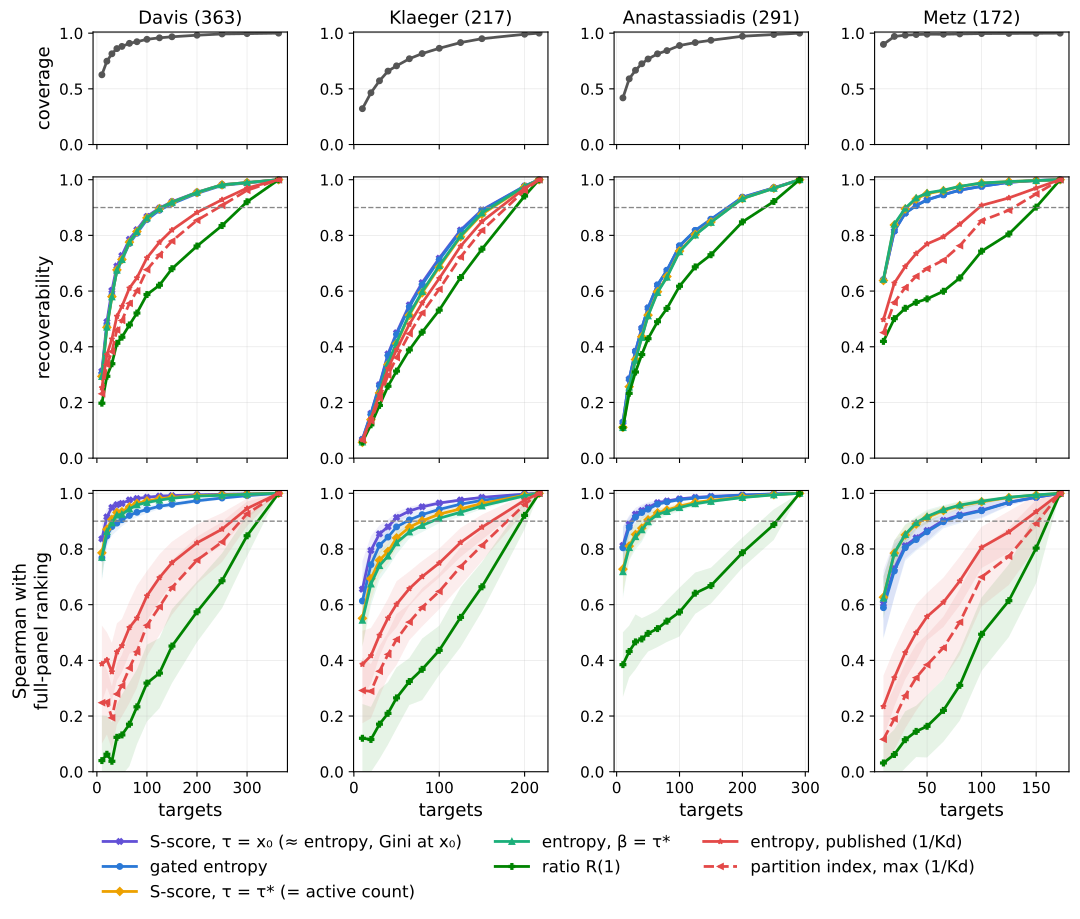

The script that drew this image:
"""
Recoverability from small panels: how much of each measure's full-panel ranking a
random subpanel preserves, for how many compounds (Figure 3).

All measures are compared on the same curated panels (curate_panels.py), the same
random subpanels (curated targets sampled uniformly without replacement, 50 per
size) and the same reporting gate: a compound is scored on a panel only if it has
a target above tau* there. Measures:
  S-score      hit fraction above tau*
  count        number of targets above tau* (negated); ranks every panel exactly as
               the S-score does, so its recovery is identical, although it passes
               weak-addition monotonicity and the S-score does not
  S-score x0   hit fraction above the floor x0 (any detected binding); passes
               weak-addition monotonicity, since every allowed addition is a hit
  entropy x0   baseline-subtracted entropy, beta = x0
  entropy tau* baseline-subtracted entropy, beta = tau*
  Gini         baseline-subtracted Gini, beta = x0
  ratio        R(1), clipping level x0
  candidate    gated entropy with exponential weights (Methods), T = tau* - x0
  candidate 2T, candidate 4T
               the same with T = 2 (tau* - x0) and 4 (tau* - x0) (printed, not plotted)
  entropy Ka   published association-constant entropy, p_i ~ 1/Kd_i, with the
               floor-coded entries given zero weight (affinity datasets only)
  partition Ka maximum partition index (Cheng et al. 2010), max_i Ka_i / sum_i Ka_i,
               floor-coded entries given zero weight (affinity datasets only); it
               satisfies weak-addition monotonicity, since an addition at or below
               tau* leaves the maximum unchanged and raises the denominator

For each panel size m:
  coverage       share of the compounds scored on the full panel that are also
                 scored on the subpanel (the same for every measure, by the gate);
  Spearman       between full-panel and subpanel scores, over compounds scored on both;
  pair recovery  share of full-panel pairs separated by at least a quarter of the
                 scored compounds' ranks that are scored on the subpanel and keep
                 their order (ties count one half): coverage and ordering together.

Influence diagnostic: for each compound, the largest change in its score when one
target is left out of the full panel, divided by the spread (SD) of that measure's
scores across compounds; and, for the entropy-like measures, the effective number
of weighted targets (sum w)^2 / sum w^2. Each is correlated with the compound's
recovery error at m = 50 (mean absolute rank change, as a share of the compounds,
over the subpanels on which it is scored).
"""
import script_logging; script_logging.capture(__file__)
import os
os.environ['KMP_DUPLICATE_LIB_OK'] = 'TRUE'
import numpy as np
import pandas as pd
from scipy.stats import spearmanr, rankdata
import matplotlib.pyplot as plt

HERE = os.path.dirname(os.path.abspath(__file__))
R_PANELS = 50
M_DIAG = 50


def neg_entropy(w):
    tot = w.sum(-1, keepdims=True)
    p = w / np.where(tot <= 0, 1.0, tot)
    return np.where(p > 0, p * np.log2(np.where(p > 0, p, 1.0)), 0.0).sum(-1)


def gini(M, b):
    s = np.sort(np.maximum(M - b, 0.0), -1)
    n = s.shape[-1]
    t = s.sum(-1)
    g = (2 * (np.arange(1, n + 1) * s).sum(-1)) / (n * np.where(t == 0, 1, t)) - (n + 1) / n
    return np.where(t == 0, 0.0, g)


def measures(x0, tau, affinity=True):
    T = tau - x0
    m = {
        "S-score":      lambda M: -(M > tau).mean(-1),
        "count":        lambda M: -(M > tau).sum(-1).astype(float),
        "S-score x0":   lambda M: -(M > x0).mean(-1),
        "entropy x0":   lambda M: neg_entropy(np.maximum(M - x0, 0.0)),
        "entropy tau*": lambda M: neg_entropy(np.maximum(M - tau, 0.0)),
        "Gini":         lambda M: gini(M, x0),
        "ratio":        lambda M: (lambda s: s[..., 0] - np.maximum(s[..., 1], x0))(-np.sort(-M, -1)),
        "candidate":    lambda M: neg_entropy(np.where(M > x0, np.exp((M - x0) / T), 0.0)),
        "candidate 2T": lambda M: neg_entropy(np.where(M > x0, np.exp((M - x0) / (2 * T)), 0.0)),
        "candidate 4T": lambda M: neg_entropy(np.where(M > x0, np.exp((M - x0) / (4 * T)), 0.0)),
    }
    if affinity:
        m["entropy Ka"] = lambda M: neg_entropy(np.where(M > x0, 10.0 ** (M - 9.0), 0.0))
        m["partition Ka"] = lambda M: (lambda K: K.max(-1) / np.where(K.sum(-1) > 0, K.sum(-1), 1.0))(
            np.where(M > x0, 10.0 ** (M - 9.0), 0.0))
        # sensitivity (printed, not plotted): floor-coded entries kept at the floor value
        m["entropy Ka, floor kept"] = lambda M: neg_entropy(10.0 ** (M - 9.0))
    return m


def weights(M, x0, tau, name):
    T = tau - x0
    if name == "entropy x0":
        return np.maximum(M - x0, 0.0)
    if name == "entropy tau*":
        return np.maximum(M - tau, 0.0)
    if name == "entropy Ka":
        return np.where(M > x0, 10.0 ** (M - 9.0), 0.0)
    return np.where(M > x0, np.exp((M - x0) / T), 0.0)


def pair_recovery(full, sub, ok_sub, elig):
    """Share of well-separated full-panel pairs that are scored and correctly ordered."""
    idx = np.where(elig)[0]
    r = rankdata(-full[idx])
    sep = np.abs(r[:, None] - r[None, :]) >= len(idx) / 4
    iu = np.triu(sep, 1)
    a, b = np.where(iu)
    ia, ib = idx[a], idx[b]
    both = ok_sub[ia] & ok_sub[ib]
    sf, ss = np.sign(full[ia] - full[ib]), np.sign(sub[ia] - sub[ib])
    credit = np.where(ss == sf, 1.0, np.where(ss == 0, 0.5, 0.0)) * both
    return credit.mean()


aff = pd.read_csv(f"{HERE}/davis_affinity.csv")
DATA = {
    "Davis":         (aff.pivot(index="Drug_Index", columns="Protein_Index", values="Affinity").fillna(5.0).values, 5.0, 6.0),
    "Klaeger":       (pd.read_csv(f"{HERE}/klaeger_matrix.csv", index_col=0).values, 5.0, 6.0),
    "Anastassiadis": (pd.read_csv(f"{HERE}/anastassiadis_matrix.csv", index_col=0).values, 20.0, 50.0),
    "Metz":          (pd.read_csv(f"{HERE}/metz_matrix.csv", index_col=0).values, 4.0, 6.0),
}
SIZES = [10, 20, 30, 40, 50, 65, 80, 100, 125, 150, 200, 250, 300]

curves = {}
for ds, (M, x0, tau) in DATA.items():
    n, N = M.shape
    meas = measures(x0, tau, affinity=(ds != "Anastassiadis"))
    elig = (M > tau).any(1)
    full = {k: f(M) for k, f in meas.items()}
    sizes = [m for m in SIZES if m < N] + [N]
    rng = np.random.RandomState(42)
    res = {k: {"rho": {}, "pair": {}} for k in meas}
    cover = {}
    err = {k: np.zeros(n) for k in meas}
    err_n = np.zeros(n)
    for m in sizes:
        cov, rho, pair = [], {k: [] for k in meas}, {k: [] for k in meas}
        for _ in range(R_PANELS if m < N else 1):
            Ms = M[:, rng.choice(N, m, replace=False)]
            ok = (Ms > tau).any(1)
            both = ok & elig
            cov.append(both.sum() / elig.sum())
            for k, f in meas.items():
                s = f(Ms)
                rho[k].append(spearmanr(full[k][both], s[both])[0] if both.sum() > 2 else np.nan)
                pair[k].append(pair_recovery(full[k], s, ok, elig))
                if m == M_DIAG:
                    rf = rankdata(-full[k][both]) / both.sum()
                    rs = rankdata(-s[both]) / both.sum()
                    err[k][both] += np.abs(rf - rs)
            if m == M_DIAG:
                err_n += both
        cover[m] = np.mean(cov)
        for k in meas:
            res[k]["rho"][m] = (np.nanmean(rho[k]), np.nanstd(rho[k]), np.mean(np.array(rho[k]) > 0.90))
            res[k]["pair"][m] = (np.mean(pair[k]), np.std(pair[k]))
    curves[ds] = (sizes, cover, res)

    print(f"\n=== {ds}: {n} compounds x {N} curated targets; {elig.sum()} scored on the full panel; {R_PANELS} random subpanels per size ===")
    print("coverage (share of full-panel-scored compounds still scored): "
          + ", ".join(f"{m}: {100 * cover[m]:.0f}%" for m in sizes))
    print(f"{'measure':13s} " + "".join(f"{m:>7d}" for m in sizes) + "   (mean Spearman over compounds scored on both)")
    for k in meas:
        print(f"{k:13s} " + "".join(f"{res[k]['rho'][m][0]:7.3f}" for m in sizes))
    print(f"{'measure':13s} " + "".join(f"{m:>7d}" for m in sizes) + "   (pair recovery)")
    for k in meas:
        print(f"{k:13s} " + "".join(f"{res[k]['pair'][m][0]:7.3f}" for m in sizes))
    for k in meas:
        ps = next((m for m in sizes if res[k]["rho"][m][0] > 0.90), None)
        pp = next((m for m in sizes if res[k]["pair"][m][0] > 0.90), None)
        prev = sizes[sizes.index(ps) - 1] if ps and sizes.index(ps) > 0 else None
        mu, sd, share = res[k]["rho"][ps]
        print(f"  {k:13s} p* (Spearman > 0.90): {ps} (largest smaller size tested: {prev}; at p*: mean {mu:.3f}, "
              f"SD {sd:.3f}, {100 * share:.0f}% of subpanels above 0.90);  smallest size with pair recovery > 0.90: {pp}")
    diff = max(abs(res['S-score']['rho'][m][0] - res['count']['rho'][m][0]) for m in sizes)
    print(f"  S-score vs count: largest difference between their Spearman curves = {diff:.2e}")
    print("  full-panel Spearman with the S-score at x0, over scored compounds: "
          + ", ".join(f"{k} {spearmanr(full[k][elig], full['S-score x0'][elig])[0]:.4f}"
                      for k in meas if k != "S-score x0"))

    # p* at other bars (the 0.90 bar is a chosen descriptive benchmark)
    for bar in (0.80, 0.85, 0.95):
        print(f"  p* at bar {bar:.2f}: " + ", ".join(
            f"{k} {next((m for m in sizes if res[k]['rho'][m][0] > bar), None)}" for k in meas))
    # who drops out under D1: probability that a compound with a active targets keeps one
    # on a uniform random 50-target subpanel (hypergeometric)
    from math import comb
    print("  probability of staying scored at 50 targets, by number of active targets: "
          + ", ".join(f"{a}: {1 - comb(N - a, 50) / comb(N, 50):.2f}" for a in (1, 2, 5, 10)))
    # how close the share-following scores are to the S-score at x0, and the gated entropy to them
    for k in ("entropy x0", "Gini", "candidate"):
        dr = max(abs(res[k]["rho"][m][0] - res["S-score x0"]["rho"][m][0]) for m in sizes)
        dp = max(abs(res[k]["pair"][m][0] - res["S-score x0"]["pair"][m][0]) for m in sizes)
        print(f"  {k} vs S-score x0: largest difference in mean Spearman {dr:.3f}, in recoverability {dp:.3f}")

    # influence diagnostic on the full panel
    if M_DIAG in sizes:
        e = {k: np.where(err_n > 0, err[k] / np.maximum(err_n, 1), np.nan) for k in meas}
        print(f"  Influence vs recovery error at m = {M_DIAG} (Spearman over scored compounds):")
        for k, f in meas.items():
            loo = np.zeros(n)
            for j in range(N):
                keep = np.ones(N, bool); keep[j] = False
                loo = np.maximum(loo, np.abs(f(M[:, keep]) - full[k]))
            infl = loo / np.std(full[k][elig])
            ok = elig & ~np.isnan(e[k])
            if np.ptp(infl[ok]) == 0:
                print(f"    {k:13s} max leave-one-out influence: the same for every scored compound (one target)")
                continue
            line = f"    {k:13s} max leave-one-out influence: r = {spearmanr(infl[ok], e[k][ok])[0]:+.2f}"
            if k in ("entropy x0", "entropy tau*", "candidate", "entropy Ka"):
                w = weights(M, x0, tau, k)
                neff = w.sum(1) ** 2 / np.maximum((w ** 2).sum(1), 1e-12)
                line += f";  effective number of targets: r = {spearmanr(neff[ok], e[k][ok])[0]:+.2f}"
            print(line)

# ------------------------------------------------------------------ Figure 3
ORDER = ["candidate", "entropy x0", "entropy tau*", "S-score", "Gini", "ratio", "S-score x0", "entropy Ka",
         "partition Ka"]
# plotted: the entropy and Gini at x0 lie on the curve of the S-score at x0
# (differences printed above), so they are not drawn
PLOT = ["S-score x0", "candidate", "S-score", "entropy tau*", "ratio", "entropy Ka", "partition Ka"]
plt.rcParams.update({"font.size": 13, "axes.titlesize": 13, "axes.labelsize": 13,
                     "xtick.labelsize": 11, "ytick.labelsize": 11})
LABEL = {"candidate": "gated entropy", "entropy x0": "entropy, β = x₀", "entropy tau*": "entropy, β = τ*",
         "S-score": "S-score, τ = τ* (= active count)", "Gini": "Gini, β = x₀", "ratio": "ratio R(1)",
         "S-score x0": "S-score, τ = x₀ (≈ entropy, Gini at x₀)", "entropy Ka": "entropy, published (1/Kd)",
         "partition Ka": "partition index, max (1/Kd)"}
COLOR = dict(zip(ORDER, ["#2a78d6", "#eb6834", "#1baf7a", "#eda100", "#e87ba4", "#008300", "#6250d6", "#e34948",
                         "#e34948"]))   # the two association-constant measures share a hue, told apart by line style
MARK = dict(zip(ORDER, ["o", "s", "^", "D", "v", "P", "X", "*", "<"]))
STYLE = {k: ("--" if k == "partition Ka" else "-") for k in ORDER}
fig, axes = plt.subplots(3, 4, figsize=(11, 8.5), sharex="col",
                         gridspec_kw={"height_ratios": [1.2, 3, 3]})
for c, (ds, (sizes, cover, res)) in enumerate(curves.items()):
    axc = axes[0, c]
    axc.plot(sizes, [cover[m] for m in sizes], color="#555555", lw=2, marker="o", ms=4)
    axc.set_ylim(0, 1.01)
    axc.grid(alpha=0.3, lw=0.5)
    axc.set_title(f"{ds} ({sizes[-1]})")
    if c == 0:
        axc.set_ylabel("coverage")
    for r, (key, ylab) in enumerate([("pair", "recoverability"),
                                     ("rho", "Spearman with\nfull-panel ranking")], start=1):
        ax = axes[r, c]
        for k in [k for k in PLOT if k in res]:
            mu = np.array([res[k][key][m][0] for m in sizes])
            ax.plot(sizes, mu, color=COLOR[k], lw=2, ls=STYLE[k], marker=MARK[k], ms=4, label=LABEL[k])
            if key == "rho":   # +/- 1 SD across subpanels
                sd = np.array([res[k][key][m][1] for m in sizes])
                ax.fill_between(sizes, mu - sd, mu + sd, color=COLOR[k], alpha=0.10, lw=0)
        ax.axhline(0.9, color="#888888", lw=1, ls="--")
        ax.set_ylim(0, 1.01)
        ax.grid(alpha=0.3, lw=0.5)
        if c == 0:
            ax.set_ylabel(ylab)
        if r == 2:
            ax.set_xlabel("targets")
h, l = axes[1, 0].get_legend_handles_labels()
fig.legend(h, l, loc="lower center", ncol=3, fontsize=12, frameon=False, bbox_to_anchor=(0.5, -0.09))
plt.tight_layout()
script_logging.save_figure(fig, "panel_recovery.png", bbox_inches="tight")
print("\nSaved panel_recovery.png")
